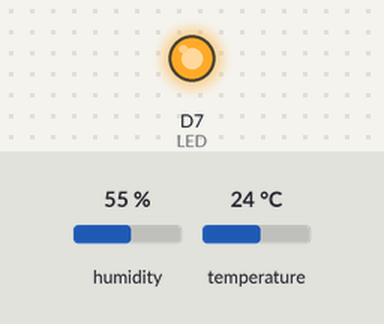
A sketch run on a simulated Particle Photon. On the bench: output pins drawn as LEDs (lit = HIGH). The test bench sets the inputs (shaded band); at power-on: humidity 55 %, temperature 24 °C.

Above: at 15.0 s.
At 45.0 s:
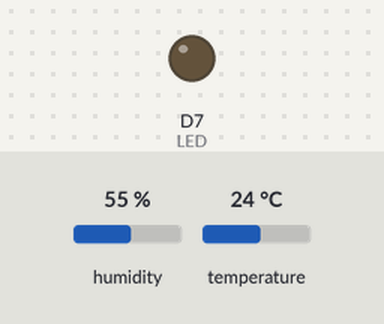
Timing chart, 0 to 78.0 s (numbered marks = the images above):
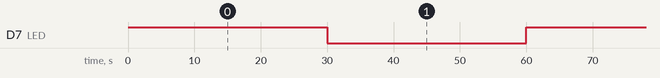

Measured:
- by itself, D7 (LED): alternates HIGH for 30.0 s and LOW for 30.0 s

The sketch:

temperature.ino
```cpp
//Libraries
#include <Adafruit_Sensor.h>
#include <DHT.h>

//Constants
#define DHTPIN A5     // What pin we're connected to
#define DHTTYPE DHT22   // DHT 22
DHT dht(DHTPIN, DHTTYPE);
const int LED = D7;

SYSTEM_THREAD(ENABLED);

void setup()
{
    pinMode(LED, OUTPUT);
    dht.begin();
}

void loop()
{
    digitalWrite(LED, HIGH);
    float temp = dht.readTemperature();
    Particle.publish("temp", String(temp), PRIVATE);
    delay(30000);               // Wait for 3 seconds

    digitalWrite(LED, LOW);    // Turn OFF the LED
    delay(30000);
} 
```
